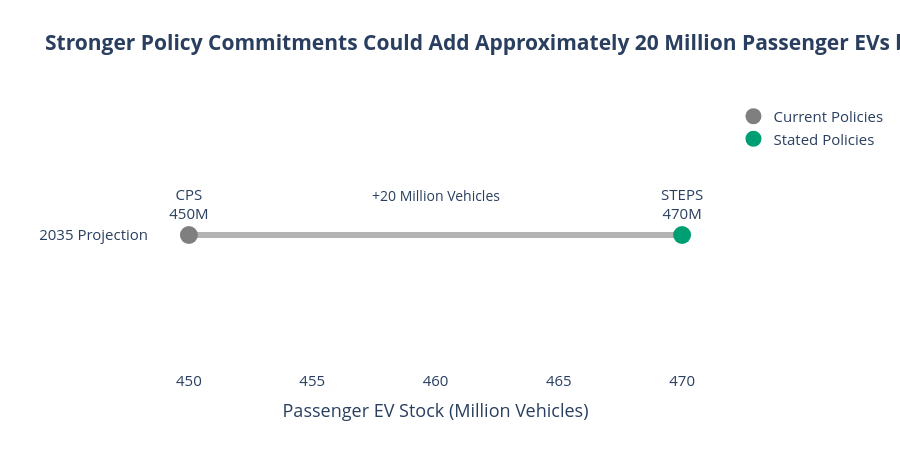

Notebook cell for this chart:
### Code cell
import plotly.graph_objects as go

cps_value = scenario.loc[
    scenario["category"] == "Projection-CPS",
    "value"
].iloc[0] / 1_000_000

steps_value = scenario.loc[
    scenario["category"] == "Projection-STEPS",
    "value"
].iloc[0] / 1_000_000

gap = steps_value - cps_value

fig = go.Figure()

# Connecting line
fig.add_trace(
    go.Scatter(
        x=[cps_value, steps_value],
        y=["2035 Projection", "2035 Projection"],
        mode="lines",
        line=dict(color="#B3B3B3", width=6),
        showlegend=False
    )
)

# CPS
fig.add_trace(
    go.Scatter(
        x=[cps_value],
        y=["2035 Projection"],
        mode="markers+text",
        marker=dict(
            size=18,
            color="#7F7F7F"
        ),
        text=[f"CPS<br>{cps_value:.0f}M"],
        textposition="top center",
        name="Current Policies"
    )
)

# STEPS
fig.add_trace(
    go.Scatter(
        x=[steps_value],
        y=["2035 Projection"],
        mode="markers+text",
        marker=dict(
            size=18,
            color="#009E73"
        ),
        text=[f"STEPS<br>{steps_value:.0f}M"],
        textposition="top center",
        name="Stated Policies"
    )
)

fig.add_annotation(
    x=(cps_value + steps_value) / 2,
    y="2035 Projection",
    text=f"+{gap:.0f} Million Vehicles",
    showarrow=False,
    yshift=40,
    font=dict(size=14)
)

fig.update_layout(

    title="<b>Stronger Policy Commitments Could Add Approximately 20 Million Passenger EVs by 2035</b>",

    template="plotly_white",

    height=450,

    xaxis_title="Passenger EV Stock (Million Vehicles)",

    yaxis_title="",

    plot_bgcolor="white",

    paper_bgcolor="white",

    font=dict(size=15)

)

fig.update_xaxes(showgrid=False)

fig.update_yaxes(showgrid=False)

fig.show()

### Figure 1 — Plotly figure (JSON) as saved in the notebook; plotly's stock layout.template omitted (floating-point values rounded to 4 significant figures)
{"data": [{"line": {"color": "#B3B3B3", "width": 6}, "mode": "lines", "showlegend": false, "type": "scatter", "x": [450, 470], "y": ["2035 Projection", "2035 Projection"]}, {"marker": {"color": "#7F7F7F", "size": 18}, "mode": "markers+text", "name": "Current Policies", "text": ["CPS<br>450M"], "textposition": "top center", "type": "scatter", "x": [450], "y": ["2035 Projection"]}, {"marker": {"color": "#009E73", "size": 18}, "mode": "markers+text", "name": "Stated Policies", "text": ["STEPS<br>470M"], "textposition": "top center", "type": "scatter", "x": [470], "y": ["2035 Projection"]}], "layout": {"annotations": [{"font": {"size": 14}, "showarrow": false, "text": "+20 Million Vehicles", "x": 460, "y": "2035 Projection", "yshift": 40}], "font": {"size": 15}, "height": 450, "paper_bgcolor": "white", "plot_bgcolor": "white", "title": {"text": "<b>Stronger Policy Commitments Could Add Approximately 20 Million Passenger EVs by 2035</b>"}, "xaxis": {"showgrid": false, "title": {"text": "Passenger EV Stock (Million Vehicles)"}}, "yaxis": {"showgrid": false, "title": {"text": ""}}}}
